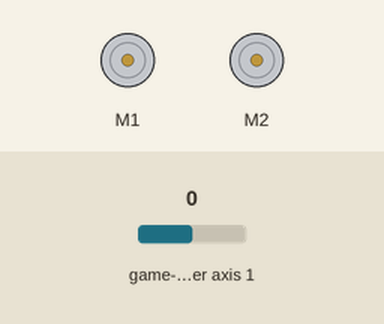
The program below on a simulated Raspberry Pi (BCM pin numbers). On the bench: 2 × DC motor (green arrow = forward, orange = backward, longer = faster). The test bench sets the inputs (shaded band); at power-on: game-controller axis 1 0. Motors are numbered in the order the program creates them (left before right in a Robot); what the program prints to the terminal is not drawn.

Above: at 1.2 s.
1.3 s: game-controller axis 1 set to -1
At 1.7 s:
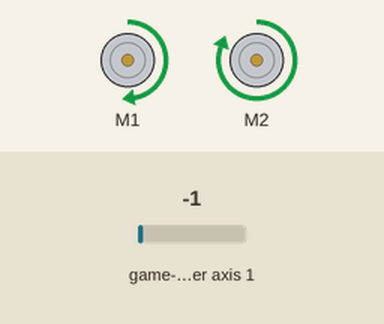
2.8 s: game-controller axis 1 set to -0.5
At 4.0 s:
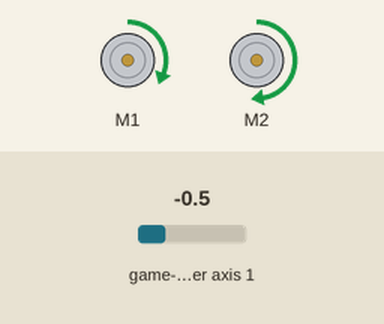
4.3 s: game-controller axis 1 set to 0.5
At 5.1 s:
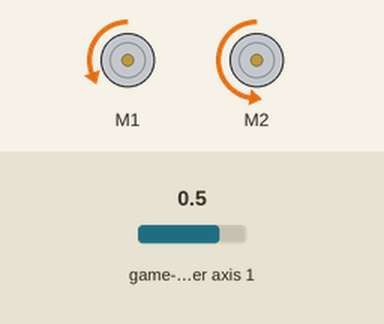
5.8 s: game-controller axis 1 set to 1
At 6.3 s:
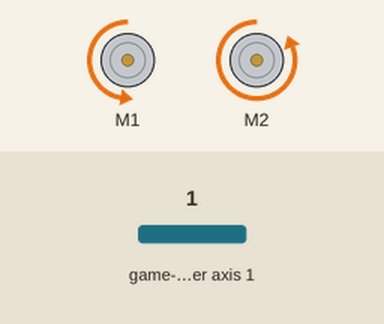
7.3 s: game-controller axis 1 set to -0.1
At 8.5 s:
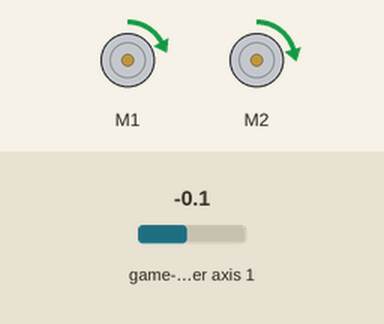
8.8 s: game-controller axis 1 set to 0
At 9.8 s:
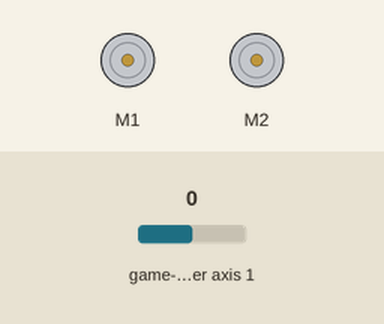
Timing chart, 0 to 11.3 s (numbered marks = the images above; inputs shaded):
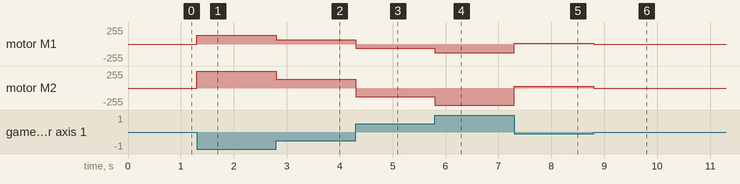

Measured:
- after the input at 1.3 s, motor M1: stopped → forward 128/255 at once; motor M2: stopped → forward 255/255 at once
- after the input at 2.8 s, motor M1: forward 128/255 → forward 64/255 at once; motor M2: forward 255/255 → forward 128/255 at once
- after the input at 4.3 s, motor M1: forward 64/255 → backward 64/255 at once; motor M2: forward 128/255 → backward 128/255 at once
- after the input at 5.8 s, motor M1: backward 64/255 → backward 128/255 at once; motor M2: backward 128/255 → backward 255/255 at once
- after the input at 7.3 s, motor M1: backward 128/255 → forward 13/255 at once; motor M2: backward 255/255 → forward 26/255 at once
- after the input at 8.8 s, motor M1: forward 13/255 → stopped at once; motor M2: forward 26/255 → stopped at once

The program:

robot_controller.py
```python
import pygame
from gpiozero import Robot

# Axis 0, 1  - Left joystick
# Axis 2, 3  - Right joystick

pygame.init()
pygame.joystick.init()
clock = pygame.time.Clock()

xbox = [pygame.joystick.Joystick(x) for x in range(pygame.joystick.get_count())][0]
xbox.init()

robby = Robot(left=(7, 8), right=(10, 9))

while True:
    try:
        pygame.event.get()

        # Get the locations of the joystick
        ax1 = -xbox.get_axis(1)
        ax4 = (xbox.get_axis(4) + 1) / 2
        ax5 = (xbox.get_axis(5) + 1) / 2

        # axis originally from -1 to 1
        # we need a value from 0 to 1
        # 0 ==> 0.5
        # -1 ==> 0
        # 1 ==> 1

        # add 1 to move the range to 0 - 2
        # then divide the number by 2

        # 0: 0 + 1 = 1. 1 /2 = 0.5
        # 0.75: 0.75 + 1 = 1.75. 1.75 / 2 = 0.875
        print(ax4, ax5)
        # Left 5 right 4
        if ax1 > 0:
            if ax5 > 0:  # left trigger is down
                robby.forward(speed=abs(ax1), curve_left=ax5)
            elif ax4 > 0:  # right trigger is down
                robby.forward(speed=abs(ax1), curve_right=ax4)
            else:
                robby.forward(abs(ax1))

        else:
            if ax5 > 0:
                robby.backward(speed=abs(ax1), curve_left=ax5)
            elif ax4 > 0:
                robby.backward(speed=abs(ax1), curve_right=ax4)
            else:
                robby.backward(abs(ax1))

        clock.tick(20)
    except KeyboardInterrupt:
        break

pygame.quit()
```
